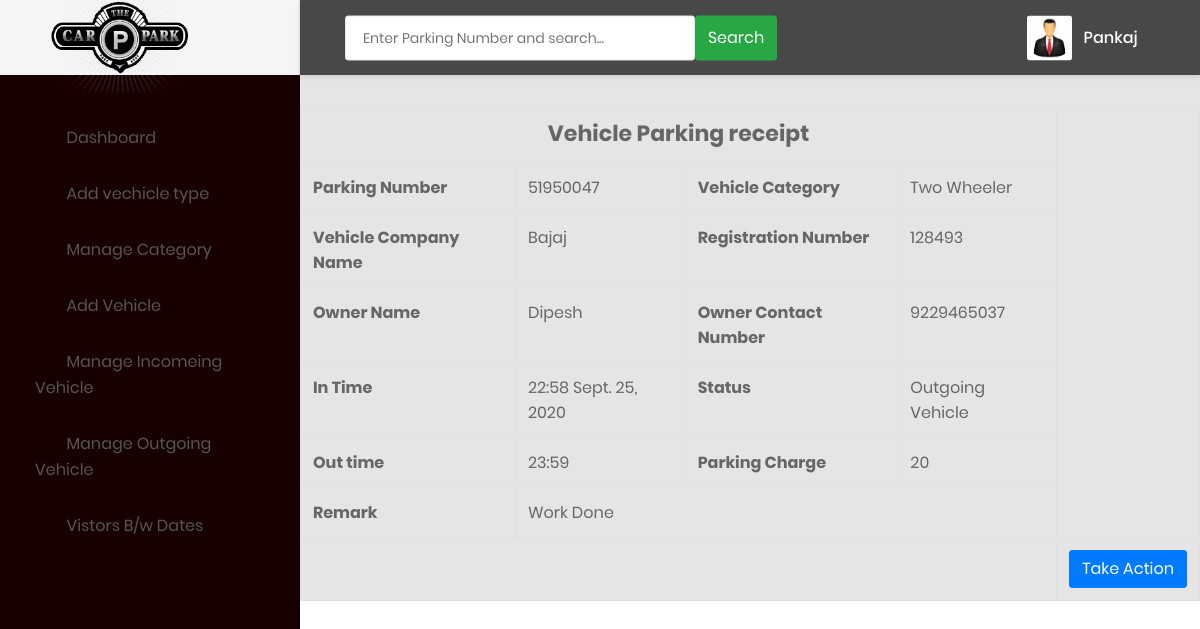
/print/1 (signed in), run on the app's committed database.
### vehicle/models.py (models this page shows, shortened)
class Vehicle(models.Model):
    parkingnumber = models.CharField(max_length=20)
    category = models.ForeignKey(Category, on_delete=models.CASCADE)
    vehiclecompany = models.CharField(max_length=50)
    regno = models.CharField(max_length=10)
    ownername = models.CharField(max_length=50)
    ownercontact = models.CharField(max_length=15)
    pdate = models.DateField()
    intime = models.CharField(max_length=50)
    outtime = models.CharField(max_length=50)
    parkingcharge = models.CharField(max_length=50)
    remark = models.CharField(max_length=500)
    status = models.CharField(max_length=20)

class Category(models.Model):
    categoryname = models.CharField(max_length=50)

### vehicle/views.py (the view, shortened to what this page needs)
# urls.py: path('print/<int:pid>',print_detail,name='print'),
def print_detail(request,pid):
    if not request.user.is_authenticated:
        return redirect('index')
    vehicle = Vehicle.objects.get(id=pid)
    d = {'vehicle': vehicle}
    return render(request,'print.html', d)

### vehicle/templates/print.html (shortened to what this page needs)
{% load static %}
{% block body %}
<html lang="en">
<head>
    <link href="{% static 'css/font-face.css' %}" rel="stylesheet" media="all">
    <link href="{% static 'vendor/font-awesome-5/css/fontawesome-all.min.css' %}" rel="stylesheet" media="all">
    <link href="{% static 'vendor/font-awesome-4.7/css/font-awesome.min.css' %}" rel="stylesheet" media="all">
    <link href="{% static 'vendor/mdi-font/css/material-design-iconic-font.min.css' %}" rel="stylesheet" media="all">
    <link href="{% static 'vendor/bootstrap-4.1/bootstrap.min.css' %}" rel="stylesheet" media="all">
    <link href="{% static 'vendor/animsition/animsition.min.css' %}" rel="stylesheet" media="all">
    <link href="{% static 'vendor/bootstrap-progressbar/bootstrap-progressbar-3.3.4.min.css' %}" rel="stylesheet" media="all">
    <link href="{% static 'vendor/wow/animate.css' %}" rel="stylesheet" media="all">
    <link href="{% static 'vendor/css-hamburgers/hamburgers.min.css' %}" rel="stylesheet" media="all">
    <link href="{% static 'vendor/slick/slick.css' %}" rel="stylesheet" media="all">
    <link href="{% static 'vendor/select2/select2.min.css' %}" rel="stylesheet" media="all">
    <link href="{% static 'vendor/perfect-scrollbar/perfect-scrollbar.css' %}" rel="stylesheet" media="all">
    <link href="{% static 'css/theme.css' %}" rel="stylesheet" media="all">
</head>
<body class="animsition">
    <div class="page-wrapper">
      {% include 'sidebar.html' %}
        <div class="page-container">
            {% include 'header.html' %}
<br><br><br><br>
<div  id="exampl">
      <table border="1" class="table table-bordered mg-b-0">
        <tr>
          <th colspan="4" style="text-align: center; font-size:22px;"> Vehicle Parking receipt</th>
        </tr>
   <tr>
                                <th>Parking Number</th>
                                   <td>{{vehicle.parkingnumber}}</td>
                                <th>Vehicle Category</th>
                                   <td>{{vehicle.category.categoryname}}</td>
                                   </tr>
                                   <tr>
                                <th>Vehicle Company Name</th>
                                   <td>{{vehicle.vehiclecompany}}</td>
                                <th>Registration Number</th>
                                   <td>{{vehicle.regno}}</td>
                                   </tr>
                                   <tr>
                                    <th>Owner Name</th>
                                      <td>{{vehicle.ownername}}</td>
                                       <th>Owner Contact Number</th>
                                        <td>{{vehicle.ownercontact}}</td>
                                    </tr>
                                    <tr>
                               <th>In Time</th>
                                <td>{{vehicle.intime}} {{vehicle.pdate}}</td>
    <th>Status</th>
    <td>
{% if vehicle.status == 'Out' %}
  Outgoing Vehicle
{% endif %}
     </td>
  </tr>
{% if vehicle.remark != '' %}
<tr>
<th>Out time</th>
<td>{{vehicle.outtime}}</td>
<th>Parking Charge</th>
<td>{{vehicle.parkingcharge}}</td>
</tr>
<tr>
  <th>Remark</th>
  <td colspan="3">{{vehicle.remark}}</td>
</tr>
{% endif %}
  <tr>
    <td colspan="4" style="text-align:center; cursor:pointer"><i class="fa fa-print fa-2x" aria-hidden="true" OnClick="CallPrint(this.value)"  ></i></td>
	<td colspan="4" style="text-align:center; cursor:pointer"><button class="btn btn-primary waves-effect waves-light w-lg" data-toggle="modal" data-target="#myModal">Take Action</button></td>
  </tr>
</table>
          </div>
</body>
</html>
{% endblock %}

### vehicle/templates/header.html (shortened to what this page needs)
{% load static %}
<header style="background-color: rgb(72,72,72);" class="header-desktop">
                <div class="section__content section__content--p30">
                    <div class="container-fluid">
                        <div class="header-wrap">
                            <form class="form-header" name="search" action="{% url 'search'%}">
                                <input class="au-input au-input--xl" type="text" name="searchdata" id="searchdata" placeholder="Enter Parking Number and search..." />
                                <button class="btn btn-success" type="submit">
                                Search
                                </button>
                            </form>
                            <div class="header-button">
                                <div class="account-wrap">
                                    <div class="account-item clearfix js-item-menu">
                                        <div class="image">
                                            <img src="{% static 'images/icon/images.jpg' %}" alt="Admin" />
                                        </div>
                                        <div class="content">
                                            <a class="js-acc-btn" href="#" style="color: white;">{{request.user.username}}</a>
                                        </div>
                                    </div>
                                </div>
                            </div>
                        </div>
                    </div>
                </div>
            </header>

### data on the page
Vehicle: parkingnumber "51950047", category.categoryname "Two Wheeler", vehiclecompany "Bajaj", regno "128493", ownername "Dipesh", ownercontact "9229465037", intime "22:58", pdate "Sept. 25, 2020", outtime "23:59", parkingcharge "20", remark "Work Done"

### other printed values
{{ request.user.username }} "Pankaj"
